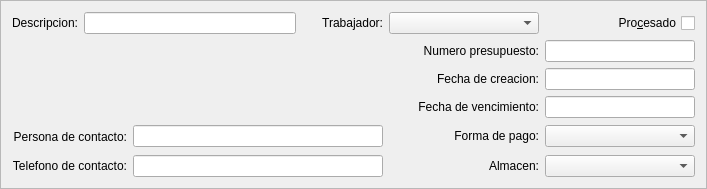
    <widget class="QFrame" name="frame">
     <property name="sizePolicy">
      <sizepolicy hsizetype="Expanding" vsizetype="Preferred">
       <horstretch>0</horstretch>
       <verstretch>0</verstretch>
      </sizepolicy>
     </property>
     <property name="minimumSize">
      <size>
       <width>0</width>
       <height>0</height>
      </size>
     </property>
     <property name="frameShape">
      <enum>QFrame::StyledPanel</enum>
     </property>
     <property name="frameShadow">
      <enum>QFrame::Raised</enum>
     </property>
     <layout class="QGridLayout" name="gridLayout">
      <item row="0" column="0">
       <widget class="QLabel" name="label8">
        <property name="sizePolicy">
         <sizepolicy hsizetype="Preferred" vsizetype="Fixed">
          <horstretch>0</horstretch>
          <verstretch>0</verstretch>
         </sizepolicy>
        </property>
        <property name="text">
         <string>Descripcion:</string>
        </property>
        <property name="alignment">
         <set>Qt::AlignRight|Qt::AlignTrailing|Qt::AlignVCenter</set>
        </property>
        <property name="buddy">
         <cstring>mui_descpresupuesto</cstring>
        </property>
       </widget>
      </item>
      <item row="0" column="1" colspan="3">
       <widget class="QLineEdit" name="mui_descpresupuesto">
        <property name="sizePolicy">
         <sizepolicy hsizetype="Expanding" vsizetype="Preferred">
          <horstretch>0</horstretch>
          <verstretch>0</verstretch>
         </sizepolicy>
        </property>
        <property name="maxLength">
         <number>150</number>
        </property>
       </widget>
      </item>
      <item row="0" column="4">
       <widget class="QLabel" name="label10">
        <property name="sizePolicy">
         <sizepolicy hsizetype="Preferred" vsizetype="Fixed">
          <horstretch>0</horstretch>
          <verstretch>0</verstretch>
         </sizepolicy>
        </property>
        <property name="text">
         <string>Trabajador:</string>
        </property>
        <property name="alignment">
         <set>Qt::AlignRight|Qt::AlignTrailing|Qt::AlignVCenter</set>
        </property>
        <property name="buddy">
         <cstring>mui_idtrabajador</cstring>
        </property>
       </widget>
      </item>
      <item row="0" column="5">
       <widget class="BfBuscarTrabajador" name="mui_idtrabajador">
        <property name="minimumSize">
         <size>
          <width>150</width>
          <height>0</height>
         </size>
        </property>
        <property name="maximumSize">
         <size>
          <width>150</width>
          <height>16777215</height>
         </size>
        </property>
       </widget>
      </item>
      <item row="0" column="6">
       <widget class="QCheckBox" name="mui_procesadopresupuesto">
        <property name="layoutDirection">
         <enum>Qt::RightToLeft</enum>
        </property>
        <property name="text">
         <string>Pro&amp;cesado</string>
        </property>
       </widget>
      </item>
      <item row="1" column="0" rowspan="3" colspan="5">
       <widget class="BlSearchWidget" name="mui_idcliente" native="true">
        <property name="sizePolicy">
         <sizepolicy hsizetype="Ignored" vsizetype="Ignored">
          <horstretch>0</horstretch>
          <verstretch>0</verstretch>
         </sizepolicy>
        </property>
        <property name="minimumSize">
         <size>
          <width>150</width>
          <height>0</height>
         </size>
        </property>
       </widget>
      </item>
      <item row="1" column="5">
       <widget class="QLabel" name="label7">
        <property name="sizePolicy">
         <sizepolicy hsizetype="Preferred" vsizetype="Fixed">
          <horstretch>0</horstretch>
          <verstretch>0</verstretch>
         </sizepolicy>
        </property>
        <property name="text">
         <string>Numero presupuesto:</string>
        </property>
        <property name="alignment">
         <set>Qt::AlignRight|Qt::AlignTrailing|Qt::AlignVCenter</set>
        </property>
        <property name="buddy">
         <cstring>mui_numpresupuesto</cstring>
        </property>
       </widget>
      </item>
      <item row="1" column="6">
       <widget class="QLineEdit" name="mui_numpresupuesto">
        <property name="sizePolicy">
         <sizepolicy hsizetype="Preferred" vsizetype="Preferred">
          <horstretch>0</horstretch>
          <verstretch>0</verstretch>
         </sizepolicy>
        </property>
        <property name="minimumSize">
         <size>
          <width>150</width>
          <height>0</height>
         </size>
        </property>
        <property name="maximumSize">
         <size>
          <width>150</width>
          <height>16777215</height>
         </size>
        </property>
       </widget>
      </item>
      <item row="2" column="5">
       <widget class="QLabel" name="label15">
        <property name="sizePolicy">
         <sizepolicy hsizetype="Preferred" vsizetype="Fixed">
          <horstretch>0</horstretch>
          <verstretch>0</verstretch>
         </sizepolicy>
        </property>
        <property name="text">
         <string>Fecha de creacion:</string>
        </property>
        <property name="alignment">
         <set>Qt::AlignRight|Qt::AlignTrailing|Qt::AlignVCenter</set>
        </property>
        <property name="buddy">
         <cstring>mui_fpresupuesto</cstring>
        </property>
       </widget>
      </item>
      <item row="2" column="6">
       <widget class="BlDateSearch" name="mui_fpresupuesto">
        <property name="minimumSize">
         <size>
          <width>150</width>
          <height>0</height>
         </size>
        </property>
        <property name="maximumSize">
         <size>
          <width>150</width>
          <height>16777215</height>
         </size>
        </property>
       </widget>
      </item>
      <item row="3" column="5">
       <widget class="QLabel" name="label11">
        <property name="sizePolicy">
         <sizepolicy hsizetype="Preferred" vsizetype="Fixed">
          <horstretch>0</horstretch>
          <verstretch>0</verstretch>
         </sizepolicy>
        </property>
        <property name="text">
         <string>Fecha de vencimiento:</string>
        </property>
        <property name="alignment">
         <set>Qt::AlignRight|Qt::AlignTrailing|Qt::AlignVCenter</set>
        </property>
        <property name="buddy">
         <cstring>mui_vencpresupuesto</cstring>
        </property>
       </widget>
      </item>
      <item row="3" column="6">
       <widget class="BlDateSearch" name="mui_vencpresupuesto">
        <property name="minimumSize">
         <size>
          <width>150</width>
          <height>0</height>
         </size>
        </property>
        <property name="maximumSize">
         <size>
          <width>150</width>
          <height>16777215</height>
         </size>
        </property>
       </widget>
      </item>
      <item row="4" column="0" colspan="2">
       <widget class="QLabel" name="label9">
        <property name="sizePolicy">
         <sizepolicy hsizetype="Preferred" vsizetype="Fixed">
          <horstretch>0</horstretch>
          <verstretch>0</verstretch>
         </sizepolicy>
        </property>
        <property name="minimumSize">
         <size>
          <width>0</width>
          <height>25</height>
         </size>
        </property>
        <property name="text">
         <string>Persona de contacto:</string>
        </property>
        <property name="alignment">
         <set>Qt::AlignRight|Qt::AlignTrailing|Qt::AlignVCenter</set>
        </property>
        <property name="buddy">
         <cstring>mui_contactpresupuesto</cstring>
        </property>
       </widget>
      </item>
      <item row="4" column="2" colspan="3">
       <widget class="QLineEdit" name="mui_contactpresupuesto">
        <property name="sizePolicy">
         <sizepolicy hsizetype="Expanding" vsizetype="Fixed">
          <horstretch>0</horstretch>
          <verstretch>0</verstretch>
         </sizepolicy>
        </property>
        <property name="minimumSize">
         <size>
          <width>250</width>
          <height>0</height>
         </size>
        </property>
       </widget>
      </item>
      <item row="4" column="5">
       <widget class="QLabel" name="label12">
        <property name="sizePolicy">
         <sizepolicy hsizetype="Preferred" vsizetype="Fixed">
          <horstretch>0</horstretch>
          <verstretch>0</verstretch>
         </sizepolicy>
        </property>
        <property name="text">
         <string>Forma de pago:</string>
        </property>
        <property name="alignment">
         <set>Qt::AlignRight|Qt::AlignTrailing|Qt::AlignVCenter</set>
        </property>
        <property name="buddy">
         <cstring>mui_idforma_pago</cstring>
        </property>
       </widget>
      </item>
      <item row="4" column="6">
       <widget class="BfBuscarFormaPago" name="mui_idforma_pago">
        <property name="maximumSize">
         <size>
          <width>150</width>
          <height>16777215</height>
         </size>
        </property>
       </widget>
      </item>
      <item row="5" column="0" colspan="2">
       <widget class="QLabel" name="label14">
        <property name="sizePolicy">
         <sizepolicy hsizetype="Preferred" vsizetype="Fixed">
          <horstretch>0</horstretch>
          <verstretch>0</verstretch>
         </sizepolicy>
        </property>
        <property name="text">
         <string>Telefono de contacto:</string>
        </property>
        <property name="alignment">
         <set>Qt::AlignRight|Qt::AlignTrailing|Qt::AlignVCenter</set>
        </property>
        <property name="buddy">
         <cstring>mui_telpresupuesto</cstring>
        </property>
       </widget>
      </item>
      <item row="5" column="2" colspan="3">
       <widget class="QLineEdit" name="mui_telpresupuesto">
        <property name="sizePolicy">
         <sizepolicy hsizetype="Expanding" vsizetype="Fixed">
          <horstretch>0</horstretch>
          <verstretch>0</verstretch>
         </sizepolicy>
        </property>
        <property name="minimumSize">
         <size>
          <width>250</width>
          <height>0</height>
         </size>
        </property>
       </widget>
      </item>
      <item row="5" column="5">
       <widget class="QLabel" name="m_lblalmacen">
        <property name="sizePolicy">
         <sizepolicy hsizetype="Preferred" vsizetype="Fixed">
          <horstretch>0</horstretch>
          <verstretch>0</verstretch>
         </sizepolicy>
        </property>
        <property name="text">
         <string>Almacen:</string>
        </property>
        <property name="alignment">
         <set>Qt::AlignRight|Qt::AlignTrailing|Qt::AlignVCenter</set>
        </property>
        <property name="buddy">
         <cstring>mui_idalmacen</cstring>
        </property>
       </widget>
      </item>
      <item row="5" column="6">
       <widget class="BfBuscarAlmacen" name="mui_idalmacen">
        <property name="minimumSize">
         <size>
          <width>150</width>
          <height>0</height>
         </size>
        </property>
        <property name="maximumSize">
         <size>
          <width>150</width>
          <height>16777215</height>
         </size>
        </property>
       </widget>
      </item>
     </layout>
    </widget>
